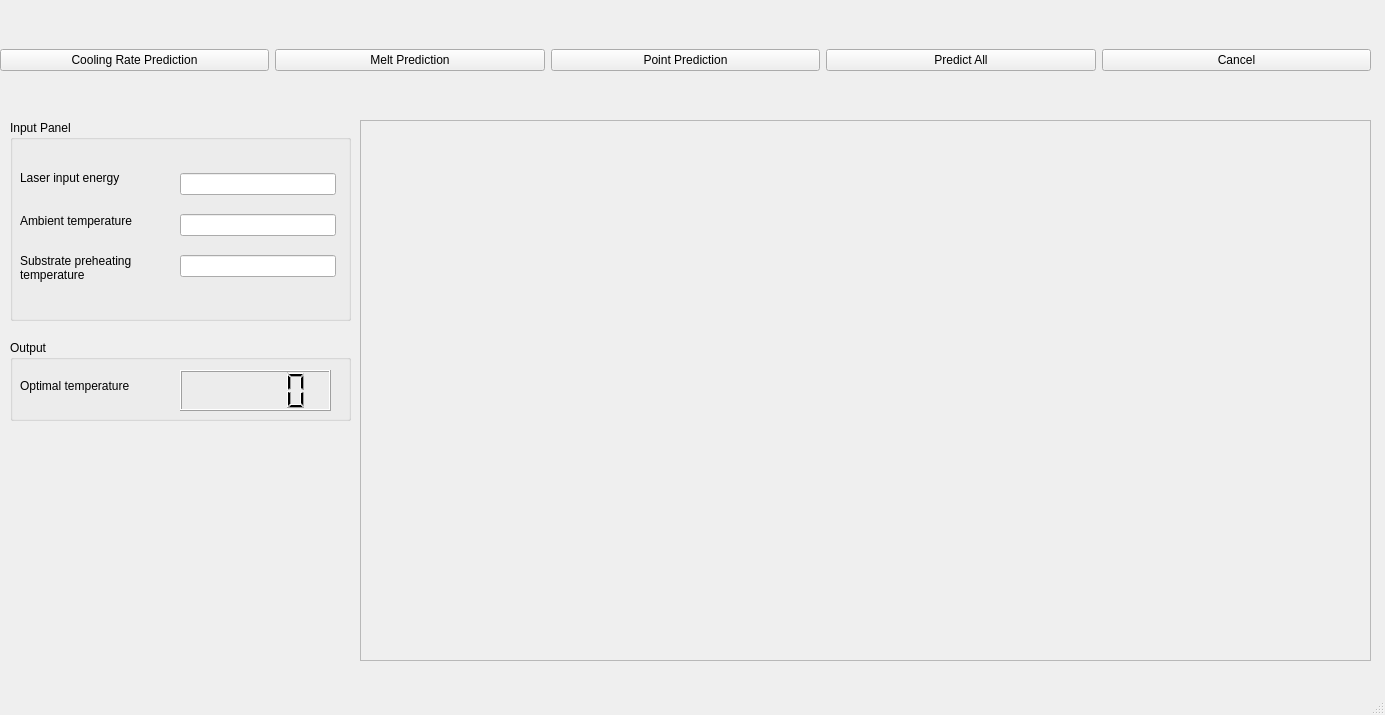
<?xml version="1.0" encoding="UTF-8"?>
<ui version="4.0">
 <class>MainWindow</class>
 <widget class="QMainWindow" name="MainWindow">
  <property name="geometry">
   <rect>
    <x>0</x>
    <y>0</y>
    <width>1385</width>
    <height>715</height>
   </rect>
  </property>
  <property name="windowTitle">
   <string>MainWindow</string>
  </property>
  <widget class="QWidget" name="centralwidget">
   <widget class="QWidget" name="horizontalLayoutWidget">
    <property name="geometry">
     <rect>
      <x>0</x>
      <y>10</y>
      <width>1371</width>
      <height>101</height>
     </rect>
    </property>
    <layout class="QHBoxLayout" name="horizontalLayout">
     <item>
      <widget class="QPushButton" name="btn1">
       <property name="text">
        <string>Cooling Rate Prediction</string>
       </property>
      </widget>
     </item>
     <item>
      <widget class="QPushButton" name="btn2">
       <property name="text">
        <string>Melt Prediction</string>
       </property>
      </widget>
     </item>
     <item>
      <widget class="QPushButton" name="btn3">
       <property name="text">
        <string>Point Prediction</string>
       </property>
      </widget>
     </item>
     <item>
      <widget class="QPushButton" name="btn4">
       <property name="text">
        <string>Predict All</string>
       </property>
      </widget>
     </item>
     <item>
      <widget class="QPushButton" name="btn5">
       <property name="text">
        <string>Cancel</string>
       </property>
      </widget>
     </item>
    </layout>
   </widget>
   <widget class="QGroupBox" name="groupBox_3">
    <property name="geometry">
     <rect>
      <x>10</x>
      <y>340</y>
      <width>341</width>
      <height>81</height>
     </rect>
    </property>
    <property name="title">
     <string>Output</string>
    </property>
    <widget class="QLabel" name="label_3">
     <property name="geometry">
      <rect>
       <x>10</x>
       <y>30</y>
       <width>231</width>
       <height>31</height>
      </rect>
     </property>
     <property name="text">
      <string>Optimal temperature</string>
     </property>
    </widget>
    <widget class="QLCDNumber" name="output1">
     <property name="geometry">
      <rect>
       <x>170</x>
       <y>30</y>
       <width>151</width>
       <height>41</height>
      </rect>
     </property>
    </widget>
   </widget>
   <widget class="QGroupBox" name="groupBox_2">
    <property name="geometry">
     <rect>
      <x>10</x>
      <y>120</y>
      <width>341</width>
      <height>201</height>
     </rect>
    </property>
    <property name="title">
     <string>Input Panel</string>
    </property>
    <widget class="QWidget" name="layoutWidget">
     <property name="geometry">
      <rect>
       <x>170</x>
       <y>40</y>
       <width>156</width>
       <height>131</height>
      </rect>
     </property>
     <layout class="QVBoxLayout" name="verticalLayout">
      <item>
       <widget class="QLineEdit" name="input1">
        <property name="text">
         <string/>
        </property>
       </widget>
      </item>
      <item>
       <widget class="QLineEdit" name="input2">
        <property name="text">
         <string/>
        </property>
       </widget>
      </item>
      <item>
       <widget class="QLineEdit" name="input3">
        <property name="text">
         <string/>
        </property>
       </widget>
      </item>
     </layout>
    </widget>
    <widget class="QLabel" name="label_4">
     <property name="geometry">
      <rect>
       <x>10</x>
       <y>120</y>
       <width>145</width>
       <height>56</height>
      </rect>
     </property>
     <property name="text">
      <string>Substrate preheating temperature</string>
     </property>
     <property name="wordWrap">
      <bool>true</bool>
     </property>
    </widget>
    <widget class="QLabel" name="label">
     <property name="geometry">
      <rect>
       <x>10</x>
       <y>30</y>
       <width>143</width>
       <height>55</height>
      </rect>
     </property>
     <property name="text">
      <string>Laser input energy</string>
     </property>
    </widget>
    <widget class="QLabel" name="label_2">
     <property name="geometry">
      <rect>
       <x>10</x>
       <y>90</y>
       <width>161</width>
       <height>21</height>
      </rect>
     </property>
     <property name="text">
      <string>Ambient temperature</string>
     </property>
    </widget>
   </widget>
   <widget class="QFrame" name="frame">
    <property name="geometry">
     <rect>
      <x>360</x>
      <y>120</y>
      <width>1011</width>
      <height>541</height>
     </rect>
    </property>
    <property name="frameShape">
     <enum>QFrame::StyledPanel</enum>
    </property>
    <property name="frameShadow">
     <enum>QFrame::Raised</enum>
    </property>
    <widget class="MplWidget" name="MplWidget_2" native="true">
     <property name="geometry">
      <rect>
       <x>550</x>
       <y>10</y>
       <width>451</width>
       <height>521</height>
      </rect>
     </property>
    </widget>
    <widget class="QWidget" name="video" native="true">
     <property name="geometry">
      <rect>
       <x>10</x>
       <y>0</y>
       <width>531</width>
       <height>531</height>
      </rect>
     </property>
    </widget>
   </widget>
  </widget>
  <widget class="QMenuBar" name="menubar">
   <property name="geometry">
    <rect>
     <x>0</x>
     <y>0</y>
     <width>1385</width>
     <height>26</height>
    </rect>
   </property>
  </widget>
  <widget class="QStatusBar" name="statusbar"/>
 </widget>
 <customwidgets>
  <customwidget>
   <class>MplWidget</class>
   <extends>QWidget</extends>
   <header>mplwidget.h</header>
   <container>1</container>
  </customwidget>
 </customwidgets>
 <resources/>
 <connections/>
</ui>
